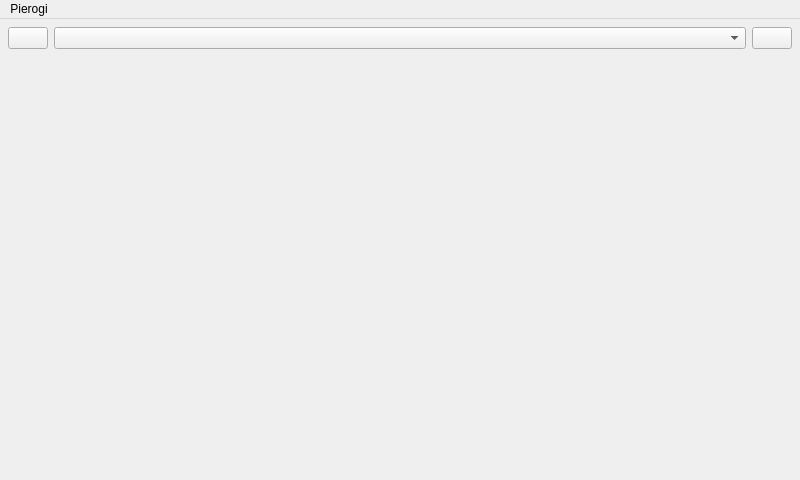
<?xml version="1.0" encoding="UTF-8"?>
<ui version="4.0">
 <class>MainWindow</class>
 <widget class="QMainWindow" name="MainWindow">
  <property name="geometry">
   <rect>
    <x>0</x>
    <y>0</y>
    <width>800</width>
    <height>480</height>
   </rect>
  </property>
  <property name="sizePolicy">
   <sizepolicy hsizetype="Expanding" vsizetype="Expanding">
    <horstretch>0</horstretch>
    <verstretch>0</verstretch>
   </sizepolicy>
  </property>
  <property name="windowTitle">
   <string>Pierogi Remote Control</string>
  </property>
  <widget class="QWidget" name="centralWidget">
   <property name="sizePolicy">
    <sizepolicy hsizetype="Expanding" vsizetype="Expanding">
     <horstretch>0</horstretch>
     <verstretch>0</verstretch>
    </sizepolicy>
   </property>
   <layout class="QGridLayout" name="gridLayout">
    <property name="margin">
     <number>8</number>
    </property>
    <item row="0" column="0">
     <widget class="QPushButton" name="prevPanelButton">
      <property name="icon">
       <iconset resource="PierogiResources.qrc">
        <normaloff>:/icons/arrow_left_icon&amp;48.png</normaloff>:/icons/arrow_left_icon&amp;48.png</iconset>
      </property>
      <property name="iconSize">
       <size>
        <width>36</width>
        <height>36</height>
       </size>
      </property>
     </widget>
    </item>
    <item row="0" column="1">
     <widget class="QComboBox" name="selectPanelComboBox">
      <property name="sizePolicy">
       <sizepolicy hsizetype="Expanding" vsizetype="Fixed">
        <horstretch>0</horstretch>
        <verstretch>0</verstretch>
       </sizepolicy>
      </property>
     </widget>
    </item>
    <item row="0" column="2">
     <widget class="QPushButton" name="nextPanelButton">
      <property name="text">
       <string/>
      </property>
      <property name="icon">
       <iconset resource="PierogiResources.qrc">
        <normaloff>:/icons/arrow_right_icon&amp;48.png</normaloff>:/icons/arrow_right_icon&amp;48.png</iconset>
      </property>
      <property name="iconSize">
       <size>
        <width>36</width>
        <height>36</height>
       </size>
      </property>
     </widget>
    </item>
    <item row="1" column="0" colspan="3">
     <widget class="QStackedWidget" name="stackedButtonsWidget">
      <property name="sizePolicy">
       <sizepolicy hsizetype="Expanding" vsizetype="Expanding">
        <horstretch>0</horstretch>
        <verstretch>0</verstretch>
       </sizepolicy>
      </property>
     </widget>
    </item>
   </layout>
  </widget>
  <widget class="QMenuBar" name="menuBar">
   <property name="geometry">
    <rect>
     <x>0</x>
     <y>0</y>
     <width>800</width>
     <height>22</height>
    </rect>
   </property>
   <widget class="QMenu" name="menuPierogi">
    <property name="title">
     <string>Pierogi</string>
    </property>
    <addaction name="actionSelectKeyset"/>
    <addaction name="actionSelect_Device_By_Name"/>
    <addaction name="actionArrange_Button_Panels"/>
    <addaction name="actionDocumentation"/>
    <addaction name="actionAbout"/>
   </widget>
   <addaction name="menuPierogi"/>
  </widget>
  <action name="actionSelectKeyset">
   <property name="text">
    <string>Select Keyset by Name</string>
   </property>
  </action>
  <action name="actionAbout">
   <property name="text">
    <string>About</string>
   </property>
  </action>
  <action name="actionDocumentation">
   <property name="text">
    <string>Documentation</string>
   </property>
  </action>
  <action name="actionSelect_Device_By_Name">
   <property name="text">
    <string>Select Keyset by Device</string>
   </property>
  </action>
  <action name="actionArrange_Button_Panels">
   <property name="text">
    <string>Manage Panels</string>
   </property>
  </action>
 </widget>
 <layoutdefault spacing="6" margin="11"/>
 <resources>
  <include location="PierogiResources.qrc"/>
 </resources>
 <connections/>
 <slots>
  <signal>zeroEnabled(bool)</signal>
  <signal>oneEnabled(bool)</signal>
  <signal>twoEnabled(bool)</signal>
  <signal>threeEnabled(bool)</signal>
  <signal>fourEnabled(bool)</signal>
  <signal>fiveEnabled(bool)</signal>
  <signal>sixEnabled(bool)</signal>
  <signal>sevenEnabled(bool)</signal>
  <signal>eightEnabled(bool)</signal>
  <signal>nineEnabled(bool)</signal>
  <signal>powerEnabled(bool)</signal>
  <signal>channelUpEnabled(bool)</signal>
  <signal>channelDownEnabled(bool)</signal>
  <signal>volumeUpEnabled(bool)</signal>
  <signal>volumeDownEnabled(bool)</signal>
  <signal>muteEnabled(bool)</signal>
  <signal>clearEnabled(bool)</signal>
  <signal>upEnabled(bool)</signal>
  <signal>downEnabled(bool)</signal>
  <signal>leftEnabled(bool)</signal>
  <signal>rightEnabled(bool)</signal>
  <signal>menuEnabled(bool)</signal>
  <signal>enterEnabled(bool)</signal>
  <signal>fastForwardEnabled(bool)</signal>
  <signal>reverseEnabled(bool)</signal>
  <signal>playEnabled(bool)</signal>
  <signal>pauseEnabled(bool)</signal>
  <signal>stopEnabled(bool)</signal>
  <signal>inputEnabled(bool)</signal>
  <signal>prevChannelEnabled(bool)</signal>
  <signal>captionsEnabled(bool)</signal>
  <signal>exitEnabled(bool)</signal>
  <signal>infoEnabled(bool)</signal>
  <signal>guideEnabled(bool)</signal>
  <signal>keysetNameChanged(QString)</signal>
  <signal>previousEnabled(bool)</signal>
  <signal>nextEnabled(bool)</signal>
  <signal>replayEnabled(bool)</signal>
  <signal>advanceEnabled(bool)</signal>
  <signal>stepBackEnabled(bool)</signal>
  <signal>stepForwardEnabled(bool)</signal>
  <signal>pipEnabled(bool)</signal>
  <signal>pipSwapEnabled(bool)</signal>
  <signal>sleepEnabled(bool)</signal>
  <signal>ejectEnabled(bool)</signal>
  <signal>redEnabled(bool)</signal>
  <signal>greenEnabled(bool)</signal>
  <signal>yellowEnabled(bool)</signal>
  <signal>blueEnabled(bool)</signal>
  <signal>keysetMakeChanged(QString)</signal>
  <signal>plusOneHundredEnabled(bool)</signal>
  <signal>dashEnabled(bool)</signal>
  <signal>doubleDigitEnabled(bool)</signal>
  <signal>surroundEnabled(bool)</signal>
  <signal>selectEnabled(bool)</signal>
  <signal>aspectRatioEnabled(bool)</signal>
  <signal>audioEnabled(bool)</signal>
  <signal>favoritesEnabled(bool)</signal>
  <signal>pipMoveEnabled(bool)</signal>
  <signal>pipSourceEnabled(bool)</signal>
  <signal>programEnabled(bool)</signal>
  <signal>pictureModeEnabled(bool)</signal>
  <signal>discTitleEnabled(bool)</signal>
  <signal>discMenuEnabled(bool)</signal>
  <signal>discSelectEnabled(bool)</signal>
  <signal>trackingPlusEnabled(bool)</signal>
  <signal>trackingMinusEnabled(bool)</signal>
  <signal>autoTrackingEnabled(bool)</signal>
  <signal>vhsSpeedEnabled(bool)</signal>
  <signal>soundModeEnabled(bool)</signal>
  <signal>pageUpEnabled(bool)</signal>
  <signal>pageDownEnabled(bool)</signal>
  <signal>slowEnabled(bool)</signal>
  <signal>slowMinusEnabled(bool)</signal>
  <signal>slowPlusEnabled(bool)</signal>
  <signal>tunerBandEnabled(bool)</signal>
  <signal>repeatEnabled(bool)</signal>
  <signal>repeatABEnabled(bool)</signal>
  <signal>randomEnabled(bool)</signal>
  <signal>liveTVEnabled(bool)</signal>
  <signal>teletextEnabled(bool)</signal>
  <signal>teletextHoldEnabled(bool)</signal>
  <signal>teletextRevealEnabled(bool)</signal>
  <signal>teletextSizeEnabled(bool)</signal>
  <signal>pipChannelUpEnabled(bool)</signal>
  <signal>pipChannelDownEnabled(bool)</signal>
  <signal>pipPauseEnabled(bool)</signal>
  <signal>pipSizeEnabled(bool)</signal>
 </slots>
</ui>
